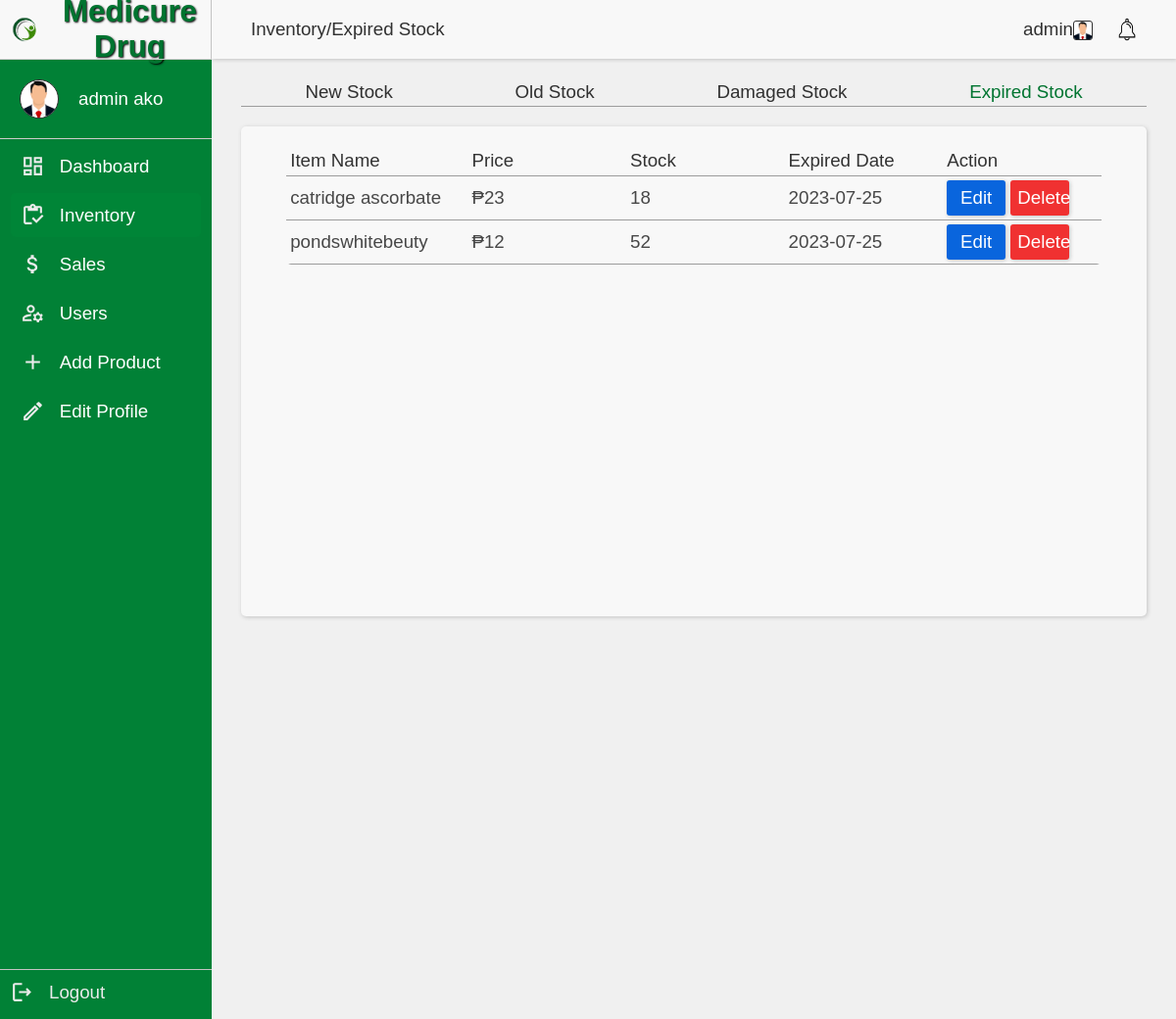
/pages/admin_pages/expiredStock.php (signed in), run on the app's committed database.
### tables this page shows
CREATE TABLE `signup` (
  `userId` int(11) NOT NULL,
  `userProfile` varchar(255) NOT NULL,
  `firstName` varchar(100) NOT NULL,
  `lastName` varchar(100) NOT NULL,
  `email` varchar(255) NOT NULL,
  `password` varchar(255) NOT NULL,
  `gender` enum('f','m','o') NOT NULL,
  `age` int(11) NOT NULL,
  `contact` bigint(11) NOT NULL,
  `role` varchar(100) NOT NULL
);

CREATE TABLE `product` (
  `productId` int(11) NOT NULL,
  `productName` varchar(255) NOT NULL,
  `productExpired` varchar(100) NOT NULL,
  `productQty` int(11) NOT NULL,
  `productType` enum('m','p') NOT NULL,
  `productImg` varchar(255) NOT NULL,
  `productPrice` int(11) NOT NULL,
  `productDescription` text NOT NULL,
  `stockType` enum('n','o','d','e') NOT NULL,
  `productSold` int(11) NOT NULL,
  `notificationType` enum('r','nr') NOT NULL
);

### pages/admin_pages/expiredStock.php (the view, shortened to what this page needs)
<?php session_start();
include '../connect.php';
$sql = "SELECT * FROM product WHERE stockType = 'e' LIMIT 10";
$result = mysqli_query($conn, $sql);
$userProf = $_SESSION['user'];
$sql6 = "SELECT * FROM signup WHERE email = '$userProf'";
$result6 = mysqli_query($conn, $sql6);
$userProfile = mysqli_num_rows($result6);
$row6 = mysqli_fetch_assoc($result6);
if (isset($_SESSION["user"])) {
   $user = $_SESSION['user'];
   $sql2 = "SELECT * FROM signUp WHERE email = '$user'";
   $result2 = mysqli_query($conn, $sql2);
   $row2 = mysqli_fetch_assoc($result2);
   $userProfile = $row2['userProfile'];
}
?>
<!DOCTYPE html>
<html lang="en">
<head>
   <link rel='stylesheet' href='https://cdn-uicons.flaticon.com/uicons-regular-rounded/css/uicons-regular-rounded.css'>
   <link rel="stylesheet" href="../../style/navbar.css" />
   <link rel="stylesheet" href="../../style/sidenav.css" />
   <link rel="stylesheet" href="../../style/expiredStock.css" />
</head>
<body>
   <div class="admin-box">
      <div class="brand">
         <img src="../../images/sample logo.png" alt="no image" />
         <a href="../../index.php">Medicure Drug</a>
      </div>
      <div class="profile-pic">
         <img src="<?php echo '../../profile/' . $row6['userProfile']; ?>" alt='<?php echo "profile"; ?>' class="user-image">
         <div>
            <?php echo $_SESSION['firstname'] . ' ' . $_SESSION['lastname']; ?>
         </div>
      </div>
      <a href="../profile.php" class="box dashboard">
         <div style="color: white;"><img src="../../assets/dashboard.svg" alt="dashboard" width="25px"></div>
         <div> Dashboard</div>
      </a>
      <a href="./inventory.php" class="box stock">
         <div><img src="../../assets/inventory.svg" alt="dashboard" width="25px"></div>
         <div>Inventory</div>
      </a>
      <a href="./sales.php" class="box sales">
         <div><img src="../../assets/sales.svg" alt="dashboard" width="25px"></div>
         <div>Sales</div>
      </a>
      <a href="./manageAccount.php" class="box manage-account">
         <div><img src="../../assets/manageUsers.svg" alt="dashboard" width="25px"></div>
         <div>Users</div>
      </a>
      <a href="./addMedicine.php" class="box add-medicine">
         <div><img src="../../assets/addProduct.svg" alt="dashboard" width="25px"></div>
         <div>Add Product</div>
      </a>
      <a href="../editProfile.php" class="box edit-profile">
         <div><img src="../../assets/editProfile.svg" alt="dashboard" width="25px"></div>
         <div>Edit Profile</div>
      </a>
      <a href="../logout.php" class="box logout">
         <div><img src="../../assets/logout.svg" alt="dashboard" width="25px"></div>
         <div>Logout</div>
      </a>
   </div>
   <div class="content-container">
      <nav>
         <div class="head-title">Inventory/Expired Stock</div>
         <ul>
            <li><a href="../profile.php"><?php echo $_SESSION['firstname']; ?><img src='../../profile/<?php echo $userProfile ?>' alt='User Profile' class='user-profile' /></a></li>
            <li>
                    <div class="notif">
                        <img src="../../assets/notif.svg" alt="home" width="20px" id="notifShow" onclick="loadDoc()">
    </div>
    </li>
   </ul>
   </nav>
   <div class="inventory-content">
      <div class="stock-links">
         <a href="./newStock.php">New Stock</a>
         <a href="./oldStock.php">Old Stock</a>
         <a href="./damagedStock.php">Damaged Stock</a>
         <a href="./expiredStock.php">Expired Stock</a>
      </div>
      <div class="table-container">
         <table>
            <tr>
               <th>Item Name</th>
               <th>Price</th>
               <th>Stock</th>
               <th>Expired Date</th>
               <th>Action</th>
            </tr>
            <?php if (mysqli_num_rows($result) > 0) : ?>
               <?php while ($rows = mysqli_fetch_assoc($result)) : ?>
                  <tr>
                     <td>
                        <?php echo $rows['productName']; ?>
                     </td>
                     <td>
                        <?php echo '₱' . $rows['productPrice']; ?>
                     </td>
                     <td>
                        <?php echo $rows['productQty']; ?>
                     </td>
                     <td>
                        <?php echo $rows['productExpired']; ?>
                     </td>
                     <td>
                        <a href="../validation/updateInventory.php?updateId=<?php echo $rows['productId']; ?>" class="btn btn-primary">Edit</a>
                        <a href="./delete_medicine.php?deleteId=<?php echo $rows['productId']; ?>" class="btn-danger">Delete</a>
                     </td>
                  </tr>
               <?php endwhile; ?>
            <?php endif; ?>
         </table>
      </div>
   </div>
   </div>
</body>
</html>

### style/navbar.css (style rules this page uses)
:root { --primary-color: #018136; --primarys-color: #4ac29025; --black-color: #000; --white-color: #f0f0f0; --bg-shadow: #686868; }
* { font-size: 1.8vh; font-family: "Franklin Gothic Medium", "Arial Narrow", Arial, sans-serif; font-weight: 100; }
.user-profile { width: 20px !important; vertical-align: middle !important; background-color: #fff !important; border-radius: 3px !important; border: 1px solid #313131 !important; }
nav { cursor: pointer; height: 60px; display: flex; flex-wrap: wrap; justify-content: space-around; align-items: center; background-color: transparent; box-shadow: 0px 0px 4px var(--bg-shadow); width: 100%; }
nav ul { width: 28%; height: 40px; display: flex; align-items: center; justify-content: center; gap: 25px; }
nav ul li { list-style: none; text-decoration: none; color: var(--white-color); transition: 0.3s ease; position: relative; }
nav ul li a { color: #313131; text-decoration: none; border-radius: 3px; }
nav ul li::after { content: ""; width: 100%; height: 1px; background: var(--primary-color); position: absolute; bottom: -4px; left: 0; transform: scaleX(0); transform-origin: left; transition: 0.3s ease-in-out; }

### style/sidenav.css (style rules this page uses)
:root { --primary-color: #007430; --black-color: #000; --white-color: #fff; --bg-shadow: #6d6d6d; }
* { font-size: 1.8vh; }
.content-container { width: 82%; height: 100vh; }
body { background-color: #f0f0f0; }
nav { width: 100%; background-color: #f8f8f8 !important; align-items: center; justify-content: space-between !important; margin-inline: auto; padding-inline: 40px; color: #313131; box-shadow: 1px 1px 4px #c3c3c3 !important; }
nav ul { height: 0; width: auto !important; align-items: center; }
nav ul li a { color: #313131 !important; }
.brand { display: flex; align-items: center; width: 100%; height: 60px; border-right: 1px solid #c3c3c3; background-color: #f8f8f8; }
.brand img { width: 50px; }
.brand a { color: var(--primary-color); text-shadow: 1px 1px 2px var(--black-color); text-decoration: none; font-size: 3vh; font-weight: bold; text-align: center; }
.admin-box { position: relative; display: flex; flex-direction: column; align-items: center; width: 18%; height: 100vh; color: #fff !important; background-color: #018136; font-size: 2vh; }
.profile-pic { display: flex; align-items: center; width: 100%; font-size: 2vh !important; gap: 20px; margin-bottom: 5px; border-block: 1px solid #ccc; color: inherit; padding: 20px; }
.profile-pic .user-image { width: 40px; border-radius: 50%; border: #313131 solid 1px; background-color: #fff; }
.admin-box .box { display: flex; text-align: center; width: 90%; align-items: center; padding: 10px; text-decoration: none; color: inherit; margin-bottom: 5px; gap: 15px; }
.admin-box .box:last-child { border-top: #c3c3c3 1px solid; position: absolute; bottom: 0; color: #ebebeb; width: 100%; }
.user-profile { width: 20px; vertical-align: middle; border: 1px solid #303030; border-radius: 5px; }
img { vertical-align: middle; }
.notif { position: relative; cursor: pointer; }
.head-title { color: #313131 !important; }
.inventory-content { padding: 20px 30px; width: 100%; height: 100vh; }
table { border-collapse: collapse; width: 90%; color: var(--text-color); cursor: pointer; border-radius: 5px; overflow: hidden; font-size: 2vh; margin-inline: auto; }
table th { padding-top: 12px; padding-bottom: 12px; text-align: left; color: #333; }
table td, table th { border-bottom: 1px solid #9c9c9c; padding: 4px; margin-inline:auto; width: 15%; }
.stock-links { display: flex; width: 100%; justify-content: space-around; padding: 3px; text-decoration: none; border-bottom: 1px solid #9c9c9c; margin-bottom: 20px; color: #cfcfcf; }
.stock-links > a { color: #303030; }
div.table-container { background-color: #f8f8f8; box-shadow: 1px 1px 4px #c3c3c3 !important; border-radius: 5px; padding: 20px 0px; height: 500px; overflow-y: scroll; }

### style/expiredStock.css (style rules this page uses)
:root { --primary-color: #007430; --text-color: #474747; --black-color: #000; --white-color: #fff; --bg-shadow: 1px 1px 4px #6d6d6d; }
* { font-family: "Franklin Gothic Medium", "Arial Narrow", Arial, sans-serif; box-sizing: border-box; margin: 0; padding: 0; }
body, html { width: 100%; height: 100vh; display: flex; overflow: hidden; }
a { text-decoration: none; }
.stock-links > a:nth-child(4) { color: var(--primary-color); }
.btn-primary { margin-inline: auto; }
.admin-box .stock { background-color: #008537; border-radius: 5px; }

### data on the page
signup: userProfile (picture)
product: productName "catridge ascorbate", productPrice "23", productQty "18", productExpired "2023-07-25"
product: productName "pondswhitebeuty", productPrice "12", productQty "52", productExpired "2023-07-25"

### other printed values
$_SESSION['firstname'] "admin"
$_SESSION['lastname'] "ako"
